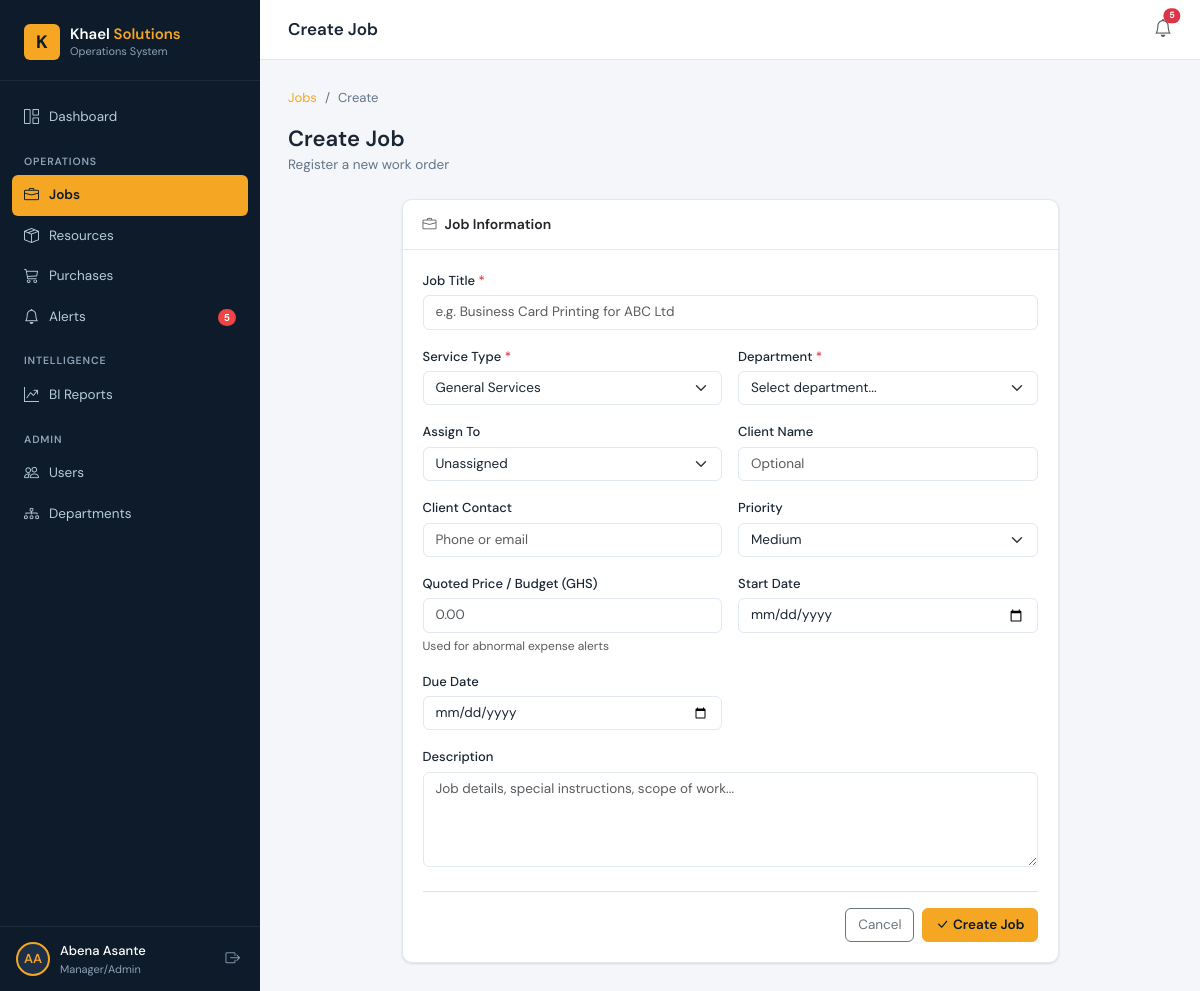
Screenshot of /jobs/create/ (signed in) with the database file from the repository.
### core/models.py (models this page shows, shortened)
class User(AbstractUser):
    class Role(models.TextChoices):
        SUPER_ADMIN = 'super_admin', 'Super Admin'
        MANAGER     = 'manager',     'Manager/Admin'
        STAFF       = 'staff',       'Department Staff'
    role = models.CharField(max_length=20, choices=Role.choices, default=Role.STAFF)
    groups = models.ManyToManyField(
        'auth.Group', related_name='core_user_set', blank=True,
    )
    user_permissions = models.ManyToManyField(
        'auth.Permission', related_name='core_user_set', blank=True,
    )
    class Meta:
        verbose_name = 'User'
        verbose_name_plural = 'Users'
        ordering = ['username']

### core/views.py (the view, shortened to what this page needs)
# urls.py: path('jobs/create/',                    JobCreateView.as_view(),       name='job_create'),
@method_decorator(login_required, name='dispatch')
class JobCreateView(View):
    template_name = 'jobs/job_form.html'
    def _get_departments(self, user):
        if user.role in ['super_admin', 'manager']:
            return Department.objects.all()
        dept = user.get_department()
        return Department.objects.filter(pk=dept.pk) if dept else Department.objects.none()
    def get(self, request):
        return render(request, self.template_name, {
            'departments':          self._get_departments(request.user),
            'staff_users':          User.objects.filter(role=User.Role.STAFF, is_active=True),
            'priority_choices':     Job.Priority.choices,
            'service_type_choices': Job.ServiceType.choices,
            'action': 'Create',
        })

### core/context_processors.py (called while the page is built)
def global_context(request):
    if not request.user.is_authenticated:
        return {}
    from core.models import Alert
    return {
        'alert_count': Alert.objects.filter(resolved=False).count(),
    }

### templates/jobs/job_form.html (shortened to what this page needs)
{% extends 'base.html' %}
{% block topbar_title %}{{ action }} Job{% endblock %}
{% block content %}
<nav aria-label="breadcrumb">
  <ol class="breadcrumb">
    <li class="breadcrumb-item"><a href="{% url 'core:job_list' %}">Jobs</a></li>
    <li class="breadcrumb-item active">{{ action }}</li>
  </ol>
</nav>
<div class="page-header">
  <div>
    <h1>{{ action }} Job</h1>
    <p>{% if action == 'Create' %}Register a new work order{% else %}Update job details{% endif %}</p>
  </div>
</div>
<div class="row justify-content-center">
  <div class="col-lg-9">
    <div class="card">
      <div class="card-header"><h6><i class="bi bi-briefcase me-2 text-muted"></i>Job Information</h6></div>
      <div class="card-body">
        <form method="post">
          <div class="row g-3">
            <div class="col-12">
              <label class="form-label">Job Title <span class="text-danger">*</span></label>
              <input type="text" name="title" class="form-control"
                     value="{{ job.title|default:'' }}" placeholder="e.g. Business Card Printing for ABC Ltd" required />
            </div>
            <div class="col-sm-6">
              <label class="form-label">Service Type <span class="text-danger">*</span></label>
              <select name="service_type" class="form-select" required>
                {% for val, label in service_type_choices %}
                <option value="{{ val }}" {% if job and job.service_type == val %}selected{% elif not job and val == 'general' %}selected{% endif %}>
                  {{ label }}
                </option>
                {% endfor %}
              </select>
            </div>
            <div class="col-sm-6">
              <label class="form-label">Department <span class="text-danger">*</span></label>
              <select name="department" class="form-select" required>
                <option value="">Select department...</option>
              </select>
            </div>
            <div class="col-sm-6">
              <label class="form-label">Assign To</label>
              <select name="assigned_to" class="form-select">
                <option value="">Unassigned</option>
              </select>
            </div>
            <div class="col-sm-6">
              <label class="form-label">Client Name</label>
              <input type="text" name="client_name" class="form-control"
                     value="{{ job.client_name|default:'' }}" placeholder="Optional" />
            </div>
            <div class="col-sm-6">
              <label class="form-label">Client Contact</label>
              <input type="text" name="client_contact" class="form-control"
                     value="{{ job.client_contact|default:'' }}" placeholder="Phone or email" />
            </div>
            <div class="col-sm-6">
              <label class="form-label">Priority</label>
              <select name="priority" class="form-select">
                {% for val, label in priority_choices %}
                <option value="{{ val }}" {% if job and job.priority == val %}selected{% elif not job and val == 'medium' %}selected{% endif %}>
                  {{ label }}
                </option>
                {% endfor %}
              </select>
            </div>
            <div class="col-sm-6">
              <label class="form-label">Quoted Price / Budget (GHS)</label>
              <input type="number" name="price" class="form-control" step="0.01" min="0"
                     value="{{ job.price|default:'' }}" placeholder="0.00" />
              <div class="form-text">Used for abnormal expense alerts</div>
            </div>
            <div class="col-sm-6">
              <label class="form-label">Start Date</label>
              <input type="date" name="start_date" class="form-control"
                     value="{{ job.start_date|date:'Y-m-d'|default:'' }}" />
            </div>
            <div class="col-sm-6">
              <label class="form-label">Due Date</label>
              <input type="date" name="due_date" class="form-control"
                     value="{{ job.due_date|date:'Y-m-d'|default:'' }}" />
            </div>
            <div class="col-12">
              <label class="form-label">Description</label>
              <textarea name="description" class="form-control" rows="4"
                        placeholder="Job details, special instructions, scope of work...">{{ job.description|default:'' }}</textarea>
            </div>
          </div>
          <div class="d-flex justify-content-end gap-2 mt-4 pt-3 border-top">
            {% if job %}
            <a href="{% url 'core:job_detail' job.pk %}" class="btn btn-outline-secondary">Cancel</a>
            {% else %}
            <a href="{% url 'core:job_list' %}" class="btn btn-outline-secondary">Cancel</a>
            {% endif %}
            <button type="submit" class="btn btn-primary">
              <i class="bi bi-check-lg me-1"></i>{{ action }} Job
            </button>
          </div>
        </form>
      </div>
    </div>
  </div>
</div>
{% endblock %}

### templates/base.html (shortened to what this page needs)
<!DOCTYPE html>
<html lang="en">
<head>
  <link href="https://cdnjs.cloudflare.com/ajax/libs/bootstrap/5.3.2/css/bootstrap.min.css" rel="stylesheet" />
  <link href="https://cdnjs.cloudflare.com/ajax/libs/bootstrap-icons/1.11.3/font/bootstrap-icons.min.css" rel="stylesheet" />
  {% load static %}
  <link rel="stylesheet" href="{% static 'css/main.css' %}" />
</head>
<body>
<div id="wrapper">
  <nav id="sidebar">
    <div class="sidebar-brand">
      <a href="{% url 'core:dashboard' %}" class="brand-logo">
        <div class="brand-icon">K</div>
        <div>
          <div class="brand-name">Khael <span>Solutions</span></div>
          <div class="brand-sub">Operations System</div>
        </div>
      </a>
    </div>
    <div class="sidebar-nav">
      <ul class="list-unstyled mb-0">
        <li class="nav-item">
          <a href="{% url 'core:dashboard' %}" class="{% if request.resolver_match.url_name == 'dashboard' %}active{% endif %}">
            <i class="bi bi-grid-1x2"></i> Dashboard
          </a>
        </li>
        <div class="nav-section-label">Operations</div>
        <li class="nav-item">
          <a href="{% url 'core:job_list' %}" class="{% if 'job' in request.resolver_match.url_name %}active{% endif %}">
            <i class="bi bi-briefcase"></i> Jobs
          </a>
        </li>
        <li class="nav-item">
          <a href="{% url 'core:resource_list' %}" class="{% if 'resource' in request.resolver_match.url_name %}active{% endif %}">
            <i class="bi bi-box-seam"></i> Resources
          </a>
        </li>
        {% if user.role in 'super_admin,manager' %}
        <li class="nav-item">
          <a href="{% url 'core:purchase_list' %}" class="{% if 'purchase' in request.resolver_match.url_name %}active{% endif %}">
            <i class="bi bi-cart3"></i> Purchases
          </a>
        </li>
        {% endif %}
        <li class="nav-item">
          <a href="{% url 'core:alert_list' %}" class="{% if 'alert' in request.resolver_match.url_name %}active{% endif %}">
            <i class="bi bi-bell"></i> Alerts
            {% if alert_count > 0 %}
              <span class="nav-badge">{{ alert_count }}</span>
            {% endif %}
          </a>
        </li>
        {% if user.role in 'super_admin,manager' %}
        <div class="nav-section-label">Intelligence</div>
        <li class="nav-item">
          <a href="{% url 'core:report_list' %}" class="{% if 'report' in request.resolver_match.url_name %}active{% endif %}">
            <i class="bi bi-graph-up-arrow"></i> BI Reports
          </a>
        </li>
        {% endif %}
        {% if user.role in 'super_admin,manager' %}
        <div class="nav-section-label">Admin</div>
        <li class="nav-item">
          <a href="{% url 'core:user_list' %}" class="{% if 'user' in request.resolver_match.url_name %}active{% endif %}">
            <i class="bi bi-people"></i> Users
          </a>
        </li>
        <li class="nav-item">
          <a href="{% url 'core:department_list' %}" class="{% if 'department' in request.resolver_match.url_name %}active{% endif %}">
            <i class="bi bi-diagram-3"></i> Departments
          </a>
        </li>
        {% endif %}
      </ul>
    </div>
    <div class="sidebar-user">
      <div class="user-avatar">{{ user.first_name|slice:":1"|upper }}{{ user.last_name|slice:":1"|upper }}</div>
      <div class="user-info">
        <div class="user-name">{{ user.get_full_name|default:user.username }}</div>
        <div class="user-role">{{ user.get_role_display }}</div>
      </div>
      <form method="post" action="{% url 'core:logout' %}">
        <button type="submit" class="logout-btn" title="Logout">
          <i class="bi bi-box-arrow-right"></i>
        </button>
      </form>
    </div>
  </nav>
  <div id="main-content">
    <div class="topbar">
      <div class="d-flex align-items-center gap-3">
        <span class="topbar-title">{% block topbar_title %}{% endblock %}</span>
      </div>
      <div class="topbar-actions">
        <a href="{% url 'core:alert_list' %}" class="position-relative text-muted" style="font-size:18px; text-decoration:none;">
          <i class="bi bi-bell"></i>
          {% if alert_count > 0 %}
            <span class="position-absolute top-0 start-100 translate-middle badge rounded-pill bg-danger" style="font-size:9px;">{{ alert_count }}</span>
          {% endif %}
        </a>
      </div>
    </div>
    <div class="page-body">
      {% block content %}{% endblock %}
    </div>
  </div>
</div>
{% load static %}
</body>
</html>

### rows the page displays
User: first_name "A", last_name "A", get_full_name "Abena Asante", role "Manager/Admin"

### other values shown
{{ alert_count }} "5"
{{ action }} "Create"
form field service_type "General Services"
form field priority "Medium"
